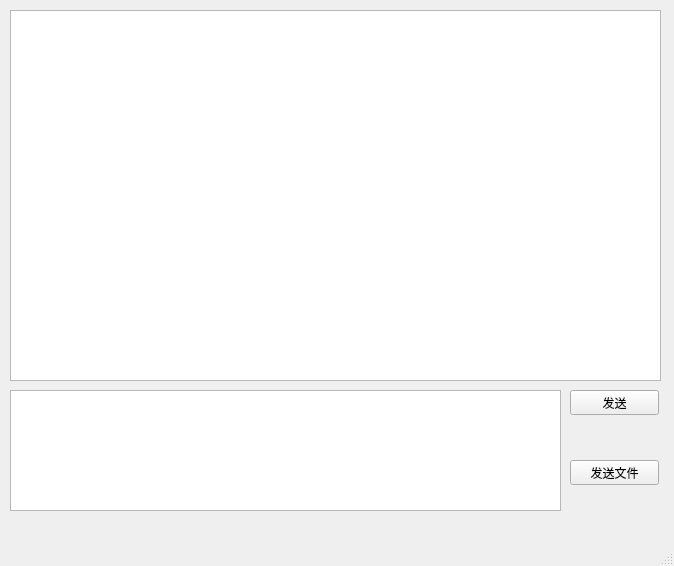
<?xml version="1.0" encoding="UTF-8"?>
<ui version="4.0">
 <class>GuiChatWindow</class>
 <widget class="QMainWindow" name="GuiChatWindow">
  <property name="geometry">
   <rect>
    <x>0</x>
    <y>0</y>
    <width>674</width>
    <height>566</height>
   </rect>
  </property>
  <property name="windowTitle">
   <string>MainWindow</string>
  </property>
  <widget class="QWidget" name="centralwidget">
   <widget class="QTextEdit" name="textEdit">
    <property name="geometry">
     <rect>
      <x>10</x>
      <y>390</y>
      <width>551</width>
      <height>121</height>
     </rect>
    </property>
   </widget>
   <widget class="QTextBrowser" name="textBrowser">
    <property name="geometry">
     <rect>
      <x>10</x>
      <y>10</y>
      <width>651</width>
      <height>371</height>
     </rect>
    </property>
   </widget>
   <widget class="QPushButton" name="pushButton">
    <property name="geometry">
     <rect>
      <x>570</x>
      <y>390</y>
      <width>89</width>
      <height>25</height>
     </rect>
    </property>
    <property name="text">
     <string>发送</string>
    </property>
   </widget>
   <widget class="QPushButton" name="pushButton_2">
    <property name="geometry">
     <rect>
      <x>570</x>
      <y>460</y>
      <width>89</width>
      <height>25</height>
     </rect>
    </property>
    <property name="text">
     <string>发送文件</string>
    </property>
   </widget>
  </widget>
  <widget class="QStatusBar" name="statusbar"/>
  <widget class="QMenuBar" name="menubar">
   <property name="geometry">
    <rect>
     <x>0</x>
     <y>0</y>
     <width>674</width>
     <height>27</height>
    </rect>
   </property>
  </widget>
 </widget>
 <resources/>
 <connections/>
</ui>
